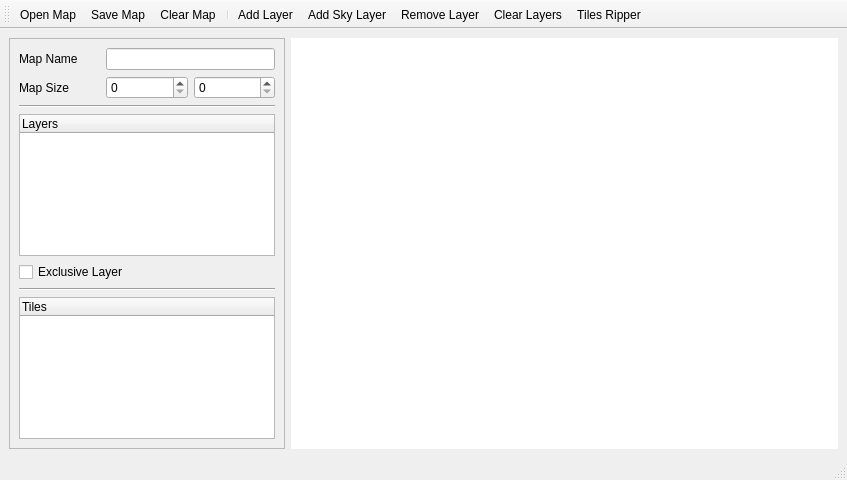
<?xml version="1.0" encoding="UTF-8"?>
<ui version="4.0">
 <class>UIMapEditor</class>
 <widget class="QMainWindow" name="UIMapEditor">
  <property name="geometry">
   <rect>
    <x>0</x>
    <y>0</y>
    <width>847</width>
    <height>480</height>
   </rect>
  </property>
  <property name="windowTitle">
   <string>My Form Class</string>
  </property>
  <widget class="QWidget" name="centralwidget">
   <layout class="QHBoxLayout" name="horizontalLayout_2">
    <item>
     <widget class="QFrame" name="frame">
      <property name="frameShape">
       <enum>QFrame::StyledPanel</enum>
      </property>
      <property name="frameShadow">
       <enum>QFrame::Raised</enum>
      </property>
      <layout class="QGridLayout" name="gridLayout">
       <item row="0" column="0">
        <widget class="QLabel" name="label">
         <property name="text">
          <string>Map Name</string>
         </property>
        </widget>
       </item>
       <item row="0" column="1" colspan="2">
        <widget class="QLineEdit" name="leName"/>
       </item>
       <item row="1" column="0">
        <widget class="QLabel" name="label_2">
         <property name="text">
          <string>Map Size</string>
         </property>
        </widget>
       </item>
       <item row="1" column="1">
        <widget class="QSpinBox" name="sbWidth"/>
       </item>
       <item row="1" column="2">
        <widget class="QSpinBox" name="sbHeight"/>
       </item>
       <item row="2" column="0" colspan="3">
        <widget class="Line" name="line">
         <property name="orientation">
          <enum>Qt::Horizontal</enum>
         </property>
        </widget>
       </item>
       <item row="3" column="0" colspan="3">
        <widget class="TreeWidgetLayers" name="twLayers">
         <property name="contextMenuPolicy">
          <enum>Qt::ActionsContextMenu</enum>
         </property>
         <property name="uniformRowHeights">
          <bool>true</bool>
         </property>
         <property name="itemsExpandable">
          <bool>false</bool>
         </property>
         <property name="allColumnsShowFocus">
          <bool>true</bool>
         </property>
         <property name="expandsOnDoubleClick">
          <bool>false</bool>
         </property>
         <column>
          <property name="text">
           <string>Layers</string>
          </property>
         </column>
        </widget>
       </item>
       <item row="5" column="0" colspan="3">
        <widget class="Line" name="line_2">
         <property name="orientation">
          <enum>Qt::Horizontal</enum>
         </property>
        </widget>
       </item>
       <item row="6" column="0" colspan="3">
        <widget class="TreeWidgetTiles" name="twTiles">
         <property name="iconSize">
          <size>
           <width>32</width>
           <height>32</height>
          </size>
         </property>
         <column>
          <property name="text">
           <string>Tiles</string>
          </property>
         </column>
        </widget>
       </item>
       <item row="4" column="0" colspan="3">
        <widget class="QCheckBox" name="cbExclusiveLayer">
         <property name="text">
          <string>Exclusive Layer</string>
         </property>
        </widget>
       </item>
      </layout>
     </widget>
    </item>
    <item>
     <widget class="GraphicsViewEditor" name="gvView">
      <property name="contextMenuPolicy">
       <enum>Qt::ActionsContextMenu</enum>
      </property>
      <property name="frameShape">
       <enum>QFrame::NoFrame</enum>
      </property>
      <property name="lineWidth">
       <number>0</number>
      </property>
      <property name="backgroundBrush">
       <brush brushstyle="SolidPattern">
        <color alpha="126">
         <red>155</red>
         <green>155</green>
         <blue>155</blue>
        </color>
       </brush>
      </property>
      <property name="renderHints">
       <set>QPainter::Antialiasing|QPainter::HighQualityAntialiasing|QPainter::SmoothPixmapTransform|QPainter::TextAntialiasing</set>
      </property>
     </widget>
    </item>
   </layout>
  </widget>
  <widget class="QStatusBar" name="sbBar"/>
  <widget class="QToolBar" name="toolBar">
   <property name="windowTitle">
    <string>toolBar</string>
   </property>
   <attribute name="toolBarArea">
    <enum>TopToolBarArea</enum>
   </attribute>
   <attribute name="toolBarBreak">
    <bool>false</bool>
   </attribute>
   <addaction name="aOpenMap"/>
   <addaction name="aSaveMap"/>
   <addaction name="aClearMap"/>
   <addaction name="separator"/>
   <addaction name="aAddLayer"/>
   <addaction name="aAddSkyLayer"/>
   <addaction name="aRemoveLayer"/>
   <addaction name="aClearLayers"/>
   <addaction name="aTilesRipper"/>
  </widget>
  <action name="aOpenMap">
   <property name="text">
    <string>Open Map</string>
   </property>
  </action>
  <action name="aSaveMap">
   <property name="text">
    <string>Save Map</string>
   </property>
  </action>
  <action name="aClearMap">
   <property name="text">
    <string>Clear Map</string>
   </property>
  </action>
  <action name="aAddLayer">
   <property name="text">
    <string>Add Layer</string>
   </property>
  </action>
  <action name="aRemoveLayer">
   <property name="text">
    <string>Remove Layer</string>
   </property>
  </action>
  <action name="aClearLayers">
   <property name="text">
    <string>Clear Layers</string>
   </property>
  </action>
  <action name="aAddSkyLayer">
   <property name="text">
    <string>Add Sky Layer</string>
   </property>
  </action>
  <action name="aTilesRipper">
   <property name="text">
    <string>Tiles Ripper</string>
   </property>
  </action>
 </widget>
 <customwidgets>
  <customwidget>
   <class>TreeWidgetTiles</class>
   <extends>QTreeWidget</extends>
   <header>editor/TreeWidgetTiles.h</header>
  </customwidget>
  <customwidget>
   <class>GraphicsViewEditor</class>
   <extends>QGraphicsView</extends>
   <header>editor/GraphicsViewEditor.h</header>
  </customwidget>
  <customwidget>
   <class>TreeWidgetLayers</class>
   <extends>QTreeWidget</extends>
   <header>editor/TreeWidgetLayers.h</header>
  </customwidget>
 </customwidgets>
 <resources/>
 <connections/>
</ui>
